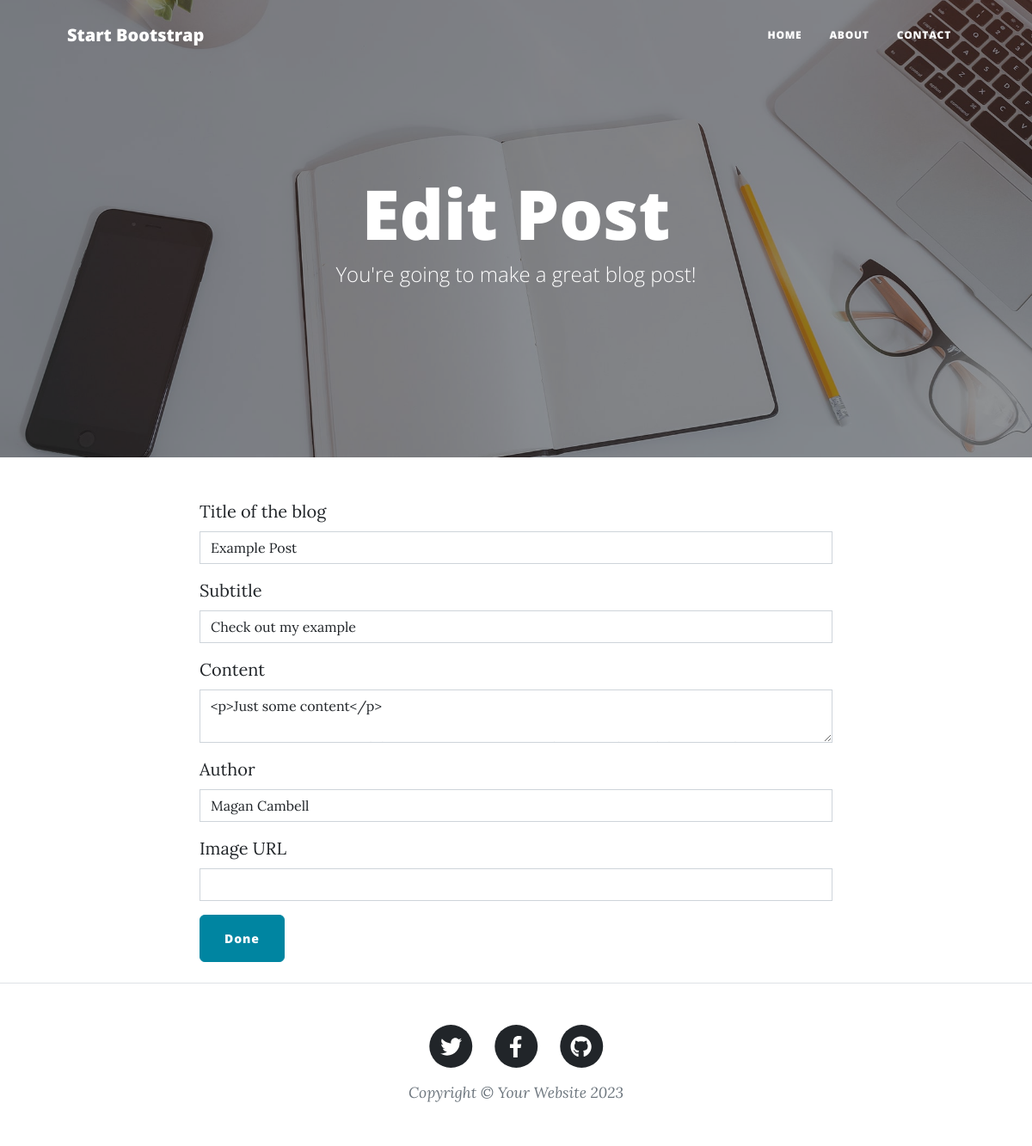
Page /edit/1 on the earlier database version.
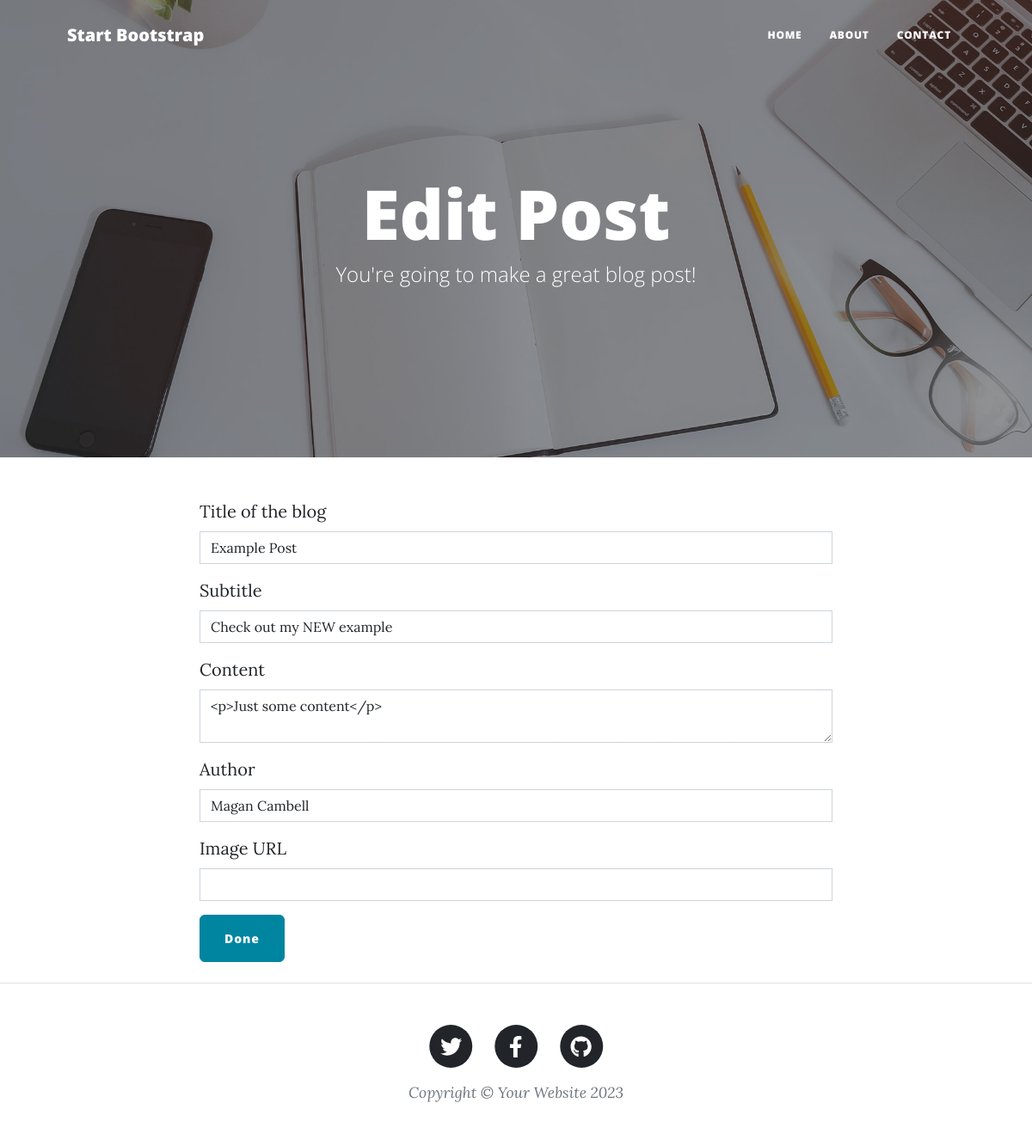
Same page on the later database version.
### main.py (models this page shows)
class BlogPost(db.Model):
    id: Mapped[int] = mapped_column(Integer, primary_key=True)
    title: Mapped[str] = mapped_column(String(250), unique=True, nullable=False)
    subtitle: Mapped[str] = mapped_column(String(250), nullable=False)
    date: Mapped[str] = mapped_column(String(250), nullable=False)
    body: Mapped[str] = mapped_column(Text, nullable=False)
    author: Mapped[str] = mapped_column(String(250), nullable=False)
    img_url: Mapped[str] = mapped_column(String(250), nullable=False)

### main.py (the view, shortened to what this page needs)
@app.route('/edit/<int:post_id>', methods=['GET','POST'])
def edit(post_id):
    post = db.session.execute(db.select(BlogPost).where(BlogPost.id == post_id)).scalar()
    edit_form = NewPost(
        title=post.title,
        subtitle=post.subtitle,
        img_url=post.img_url,
        author=post.author,
        body=post.body
    )
    edit_post = True
    return render_template("make-post.html", form=edit_form, edit=edit_post)

### main.py
class NewPost(FlaskForm):
  title = StringField(label='Title of the blog', validators=[DataRequired()])
  subtitle = StringField(label='Subtitle', validators=[DataRequired()])
  body = CKEditorField(label='Content', validators=[DataRequired()])
  author = StringField(label='Author', validators=[DataRequired()])
  img = StringField(label='Image URL', validators=[URL()])
  submit = SubmitField(label='Done')

### templates/make-post.html (shortened to what this page needs)
{% block content %} {% include "header.html" %}{% from 'bootstrap5/form.html' import render_form %}
<header
  class="masthead"
  style="background-image: url('../static/assets/img/edit-bg.jpg')"
>
  <div class="container position-relative px-4 px-lg-5">
    <div class="row gx-4 gx-lg-5 justify-content-center">
      <div class="col-md-10 col-lg-8 col-xl-7">
        <div class="page-heading">
          {%if edit:%}
          <h1>Edit Post</h1>
          {%else:%}
          <h1>New Post</h1>
          {%endif%}
          <span class="subheading"
            >You're going to make a great blog post!</span
          >
        </div>
      </div>
    </div>
  </div>
</header>
<main class="mb-4">
  <div class="container">
    <div class="row">
      <div class="col-lg-8 col-md-10 mx-auto">
        {{ render_form(form, novalidate=True) }}
      </div>
    </div>
  </div>
</main>
{% include "footer.html" %} {% endblock %}

Differences in the rows shown:
changed BlogPost "Example Post": subtitle "Check out my example" → "Check out my NEW example"
